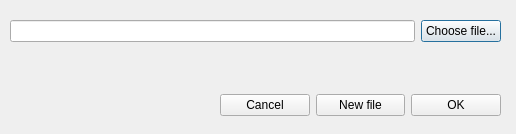
<?xml version="1.0" encoding="UTF-8"?>
<ui version="4.0">
 <class>Startup</class>
 <widget class="QDialog" name="Startup">
  <property name="geometry">
   <rect>
    <x>0</x>
    <y>0</y>
    <width>516</width>
    <height>134</height>
   </rect>
  </property>
  <property name="windowTitle">
   <string>Open data file</string>
  </property>
  <widget class="QWidget" name="gridLayoutWidget">
   <property name="geometry">
    <rect>
     <x>10</x>
     <y>20</y>
     <width>491</width>
     <height>51</height>
    </rect>
   </property>
   <layout class="QGridLayout" name="gridLayout">
    <item row="0" column="1">
     <widget class="QPushButton" name="choose_file_pb">
      <property name="text">
       <string>Choose file...</string>
      </property>
     </widget>
    </item>
    <item row="0" column="0">
     <widget class="QLineEdit" name="data_path_le"/>
    </item>
    <item row="1" column="0">
     <widget class="QLabel" name="warning_label">
      <property name="text">
       <string/>
      </property>
     </widget>
    </item>
   </layout>
  </widget>
  <widget class="QWidget" name="horizontalLayoutWidget">
   <property name="geometry">
    <rect>
     <x>220</x>
     <y>90</y>
     <width>281</width>
     <height>31</height>
    </rect>
   </property>
   <layout class="QHBoxLayout" name="horizontalLayout">
    <item>
     <widget class="QPushButton" name="cancel_pb">
      <property name="text">
       <string>Cancel</string>
      </property>
     </widget>
    </item>
    <item>
     <widget class="QPushButton" name="new_file_pb">
      <property name="text">
       <string>New file</string>
      </property>
     </widget>
    </item>
    <item>
     <widget class="QPushButton" name="ok_pb">
      <property name="text">
       <string>OK</string>
      </property>
     </widget>
    </item>
   </layout>
  </widget>
 </widget>
 <resources/>
 <connections/>
</ui>
